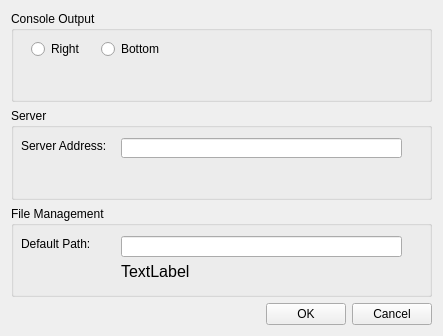
<?xml version="1.0" encoding="UTF-8"?>
<ui version="4.0">
 <class>Option</class>
 <widget class="QWidget" name="Option">
  <property name="geometry">
   <rect>
    <x>0</x>
    <y>0</y>
    <width>443</width>
    <height>336</height>
   </rect>
  </property>
  <property name="windowTitle">
   <string>Form</string>
  </property>
  <property name="autoFillBackground">
   <bool>false</bool>
  </property>
  <property name="styleSheet">
   <string notr="true"/>
  </property>
  <layout class="QGridLayout" name="gridLayout">
   <item row="1" column="0" colspan="3">
    <widget class="QGroupBox" name="server">
     <property name="font">
      <font>
       <family>Arial</family>
      </font>
     </property>
     <property name="title">
      <string>Server</string>
     </property>
     <widget class="QLineEdit" name="servAddr">
      <property name="geometry">
       <rect>
        <x>110</x>
        <y>30</y>
        <width>281</width>
        <height>20</height>
       </rect>
      </property>
     </widget>
     <widget class="QLabel" name="serv_label">
      <property name="geometry">
       <rect>
        <x>10</x>
        <y>30</y>
        <width>101</width>
        <height>16</height>
       </rect>
      </property>
      <property name="text">
       <string>Server Address:</string>
      </property>
     </widget>
    </widget>
   </item>
   <item row="0" column="0" colspan="3">
    <widget class="QGroupBox" name="conOutput">
     <property name="font">
      <font>
       <family>Arial</family>
      </font>
     </property>
     <property name="title">
      <string>Console Output</string>
     </property>
     <widget class="QRadioButton" name="pos_right">
      <property name="geometry">
       <rect>
        <x>20</x>
        <y>30</y>
        <width>89</width>
        <height>16</height>
       </rect>
      </property>
      <property name="text">
       <string>Right</string>
      </property>
     </widget>
     <widget class="QRadioButton" name="pos_bottom">
      <property name="geometry">
       <rect>
        <x>90</x>
        <y>30</y>
        <width>89</width>
        <height>16</height>
       </rect>
      </property>
      <property name="text">
       <string>Bottom</string>
      </property>
      <property name="checkable">
       <bool>true</bool>
      </property>
      <property name="checked">
       <bool>false</bool>
      </property>
     </widget>
    </widget>
   </item>
   <item row="3" column="2">
    <widget class="QPushButton" name="cancelButton">
     <property name="font">
      <font>
       <family>Arial</family>
      </font>
     </property>
     <property name="text">
      <string>Cancel</string>
     </property>
    </widget>
   </item>
   <item row="3" column="1">
    <widget class="QPushButton" name="okButton">
     <property name="font">
      <font>
       <family>Arial</family>
      </font>
     </property>
     <property name="text">
      <string>OK</string>
     </property>
    </widget>
   </item>
   <item row="3" column="0">
    <spacer name="horizontalSpacer">
     <property name="orientation">
      <enum>Qt::Horizontal</enum>
     </property>
     <property name="sizeHint" stdset="0">
      <size>
       <width>40</width>
       <height>20</height>
      </size>
     </property>
    </spacer>
   </item>
   <item row="2" column="0" colspan="3">
    <widget class="QGroupBox" name="file_ma">
     <property name="font">
      <font>
       <family>Arial</family>
      </font>
     </property>
     <property name="title">
      <string>File Management</string>
     </property>
     <widget class="QLabel" name="file_label">
      <property name="geometry">
       <rect>
        <x>10</x>
        <y>30</y>
        <width>81</width>
        <height>16</height>
       </rect>
      </property>
      <property name="text">
       <string>Default Path: </string>
      </property>
     </widget>
     <widget class="QLineEdit" name="filePath">
      <property name="geometry">
       <rect>
        <x>110</x>
        <y>30</y>
        <width>281</width>
        <height>21</height>
       </rect>
      </property>
     </widget>
     <widget class="QLabel" name="error_label">
      <property name="geometry">
       <rect>
        <x>110</x>
        <y>50</y>
        <width>281</width>
        <height>31</height>
       </rect>
      </property>
      <property name="font">
       <font>
        <family>Arial</family>
        <pointsize>12</pointsize>
       </font>
      </property>
      <property name="layoutDirection">
       <enum>Qt::LeftToRight</enum>
      </property>
      <property name="text">
       <string>TextLabel</string>
      </property>
     </widget>
    </widget>
   </item>
  </layout>
 </widget>
 <resources/>
 <connections/>
</ui>
